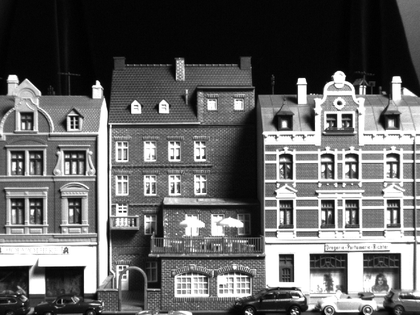
%> input picture Portfolio/Portfolio_ComputerVision/EX4 Exercise on feature extraction/House1.bmp, 420 x 315 px, shrunk from 640 x 480 before the run
$ octave ex4_1.m   (GNU Octave 9; MATLAB toolbox functions it lacks are replaced by stand-ins)
%> lines starting %> are read from the running program, lines starting %| are printed output that depends on the picture; in (x1, y1, x2, y2) boxes, pixels count from 0 and x2, y2 are one past the last pixel; in counts of white or black regions, pixels touching at a corner belong together; the program's own positions count from 1
clear all
clc
close all

%  im = imread('TestIm1.bmp');
im = imread('House1.bmp');
%> im is the input picture: size 315x420 uint8; min 0, max 255, mean 100.9
radius = 2;
sigma = 1.6;
k = 0.04;
t=sigma*sigma;
x=-3*ceil(sigma):3*ceil(sigma);
g=exp(-x.*x./(2*t))/sqrt(2*pi*t);
gx=(-x/t).*exp(-x.*x./(2*t))/sqrt(2*pi*t);
% Q1. Question: Why is the rang of x set as it is?
% because the x needs to be a odd number in order to make the Gaussian
% kernel, the x is set as such, so the size of x is alway a multiplication
% of rounded sigma.
Ix= filter2(gx,im,'same');
Ix= filter2(g',Ix,'same');
Iy= filter2(g,im,'same');
Iy= filter2(gx',Iy,'same');
Ixy = filter2(gx, Ix.*Iy, 'same');
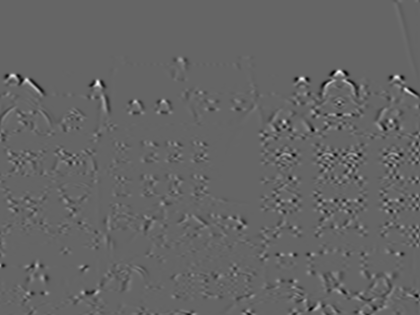
%> Ixy: size 315x420 double; min -310.6, max 470.8, mean 0; drawn with min black and max white
Ixy1 = filter2(x, Ix.*Iy, 'same');
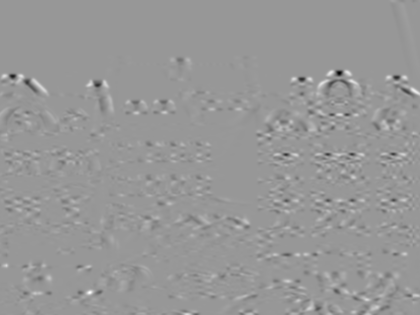
%> Ixy1: size 315x420 double; min -46621, max 31771.5, mean -1.6; drawn with min black and max white
figure(1)
subplot(1,2,1)
imshow(Ixy);
subplot(1,2,2)
imshow(Ixy1)
%Q.3
Ix2 = filter2(g, Ix.^2, 'same');
Iy2 = filter2(g, Iy.^2, 'same');
Ixy2 = filter2(g, Ix.*Iy, 'same');
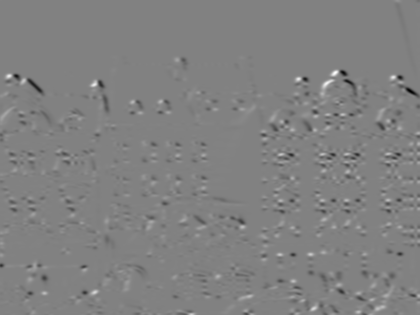
%> Ixy2: size 315x420 double; min -1204.8, max 1164.3, mean -4.7; drawn with min black and max white
figure(2)
subplot(1,3,1)
imshow(Ix2);
subplot(1,3,2)
imshow(Iy2);
subplot(1,3,3)
imshow(Ixy); %less detail, only corners left
%cim = (Ix2*Iy2 - Ixy.^2)./(Ix2 + Iy2 + eps);

cim = (Ix2.*Iy2 - Ixy2.^2) - k*(Ix2 + Iy2).^2;
figure(3)
imshow(cim);
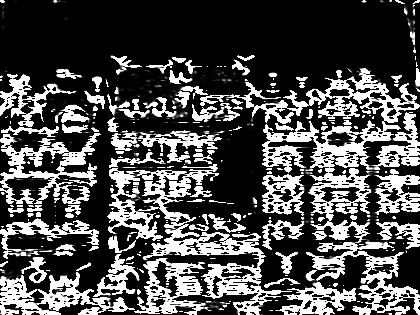
%> displayed picture: size 315x420, on the screen's scale of 0 to 255; min 0, max 255, mean 78.2
maxcim = max(cim(:));
%> maxcim = 705243.2
%sze = 2*radius+1;
%mx = ordfilt2(cim,sze^2,ones(sze));

t = maxcim*0.025; %0.025
%> t = 17631.1
cim(cim < t)=0; %non-maximum suppression
figure(4)
imshow(cim);
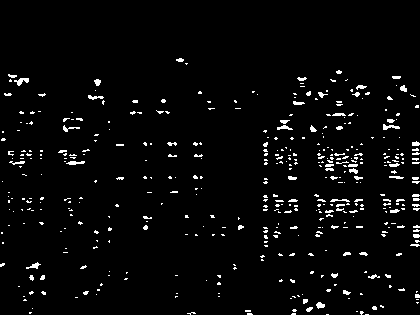
%> displayed picture: size 315x420, on the screen's scale of 0 to 255; 3.3% white in thin lines or dots, all inside (x1, y1, x2, y2) = (0, 58, 420, 315)
[r, c] = find(cim>0);
%> r = 4408 values from 59 to 315; c = 4408 values from 1 to 420
% [8 lines of commented-out code are left out]
for i=sort(r(r>2))-1;
    for j=sort(c(c>2))-1;
cim_new(i,j) = (cim(i,j) > cim(i+1,j)) & (cim(i,j) >= cim(i-1,j)) & (cim(i,j) > cim(i,j+1)) & (cim(i,j) >= cim(i,j-1));
%cim_new(r,c) = (cim(r,c) > cim(r+1,c)) & (cim(r,c) >= cim(r-1,c)) & (cim(r,c) > cim(r,c+1)) & (cim(r,c) >= cim(r,c-1));
 end
end
%> this loop made 1 pass
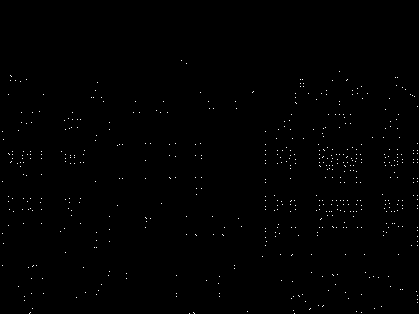
%> cim_new: size 314x419 logical; 0.43% white in thin lines or dots, all inside (x1, y1, x2, y2) = (2, 60, 418, 314)

figure(5), imshow(im), axis image, colormap(gray), hold on
plot(c,r,'g*'), title('corners detected');
%> after `title('corners detected')`:
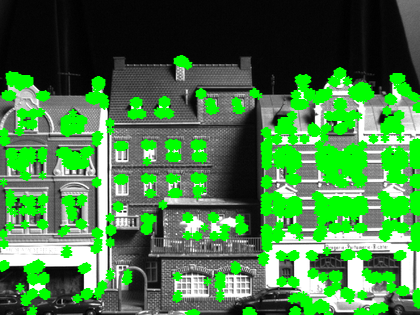
%> figure redrawn from the program's plot data; its title reads 'corners detected'

%I_edge = edge(im, 'canny',0.00001);
%figure(6)
%imshow(I_edge);

$ run again, with Portfolio/Portfolio_ComputerVision/EX4 Exercise on feature extraction/TestIm1.bmp copied over Portfolio/Portfolio_ComputerVision/EX4 Exercise on feature extraction/House1.bmp
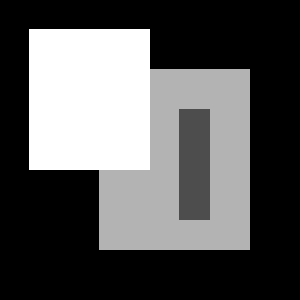
%> input picture Portfolio/Portfolio_ComputerVision/EX4 Exercise on feature extraction/TestIm1.bmp, 300 x 300 px
%> im is the input picture: size 300x300 uint8; min 0, max 255, mean 88.6
%> maxcim = 436120.2
%> t = 10903
%> `imshow(cim);`:
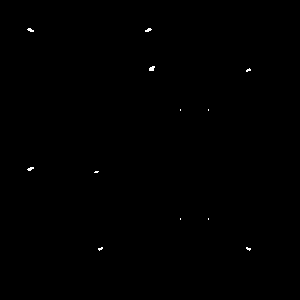
%> displayed picture: size 300x300, on the screen's scale of 0 to 255; 0.14% white in thin lines or dots, all inside (x1, y1, x2, y2) = (27, 28, 251, 251)
%> r = 129 values from 29 to 251; c = 129 values from 28 to 251
%> the loop `for i=sort(r(r>2))-1;` made 1 pass
%> `title('corners detected')`:
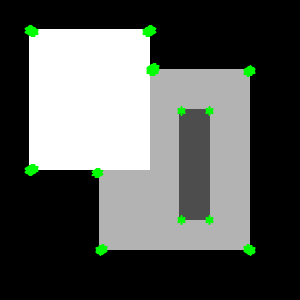
%> figure redrawn from the program's plot data; its title reads 'corners detected'

$ run again, with Portfolio/Portfolio_ComputerVision/EX4 Exercise on feature extraction/House2.bmp copied over Portfolio/Portfolio_ComputerVision/EX4 Exercise on feature extraction/House1.bmp
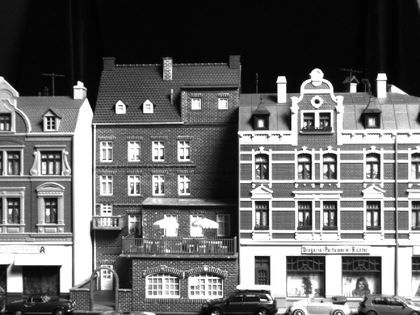
%> input picture Portfolio/Portfolio_ComputerVision/EX4 Exercise on feature extraction/House2.bmp, 420 x 315 px, shrunk from 640 x 480 before the run
%> im is the input picture: size 315x420 uint8; min 0, max 255, mean 105
%> maxcim = 853671.2
%> t = 21341.8
%> `imshow(cim);`:
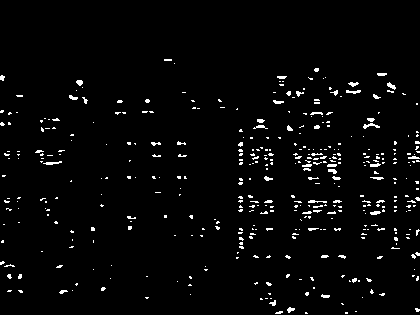
%> displayed picture: size 315x420, on the screen's scale of 0 to 255; 2.8% white in thin lines or dots, all inside (x1, y1, x2, y2) = (0, 59, 420, 314)
%> r = 3728 values from 60 to 314; c = 3728 values from 1 to 420
%> the loop `for i=sort(r(r>2))-1;` made 1 pass
%> `title('corners detected')`:
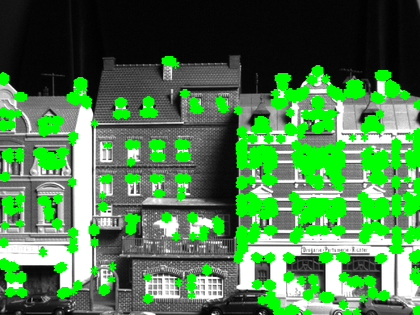
%> figure redrawn from the program's plot data; its title reads 'corners detected'

$ run again, with Portfolio/Portfolio_ComputerVision/EX4 Exercise on feature extraction/TestIm2.bmp copied over Portfolio/Portfolio_ComputerVision/EX4 Exercise on feature extraction/House1.bmp
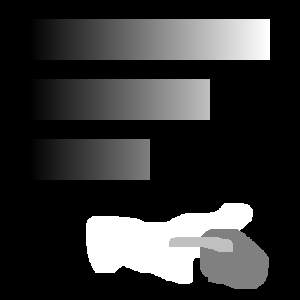
%> input picture Portfolio/Portfolio_ComputerVision/EX4 Exercise on feature extraction/TestIm2.bmp, 300 x 300 px
%> im is the input picture: size 300x300 uint8; min 0, max 255, mean 51.5
%> maxcim = 724952.6
%> t = 18123.8
%> r = 133 values from 19 to 283; c = 133 values from 95 to 272
%> the loop `for i=sort(r(r>2))-1;` made 1 pass
%> `title('corners detected')`:
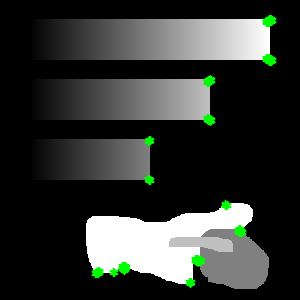
%> figure redrawn from the program's plot data; its title reads 'corners detected'
